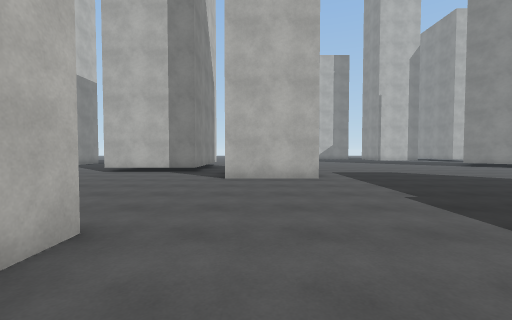
[1] (above)

24 first-person views from a walk through a scene from a Unity 3-D project. The camera is 1.4 m above the floor, tilts 2° down and sees 90° across. The floor is counted in squares, 1.8 m on a side. Each view is taken from the middle of a square. On the plan, view 1 faces up. The plan holds only what a view shows up to about 10 squares ahead; the rest is blank. The place goes on beyond the plan. The player character is not drawn. Surface patterns are stand-ins for the level's own textures.

[2]
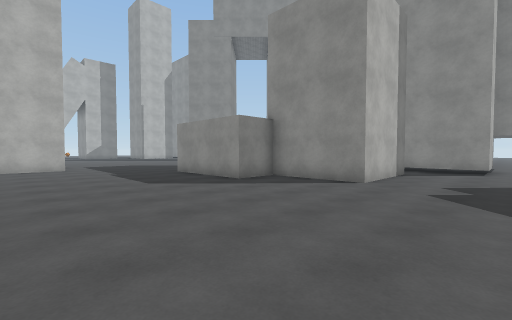

[3]
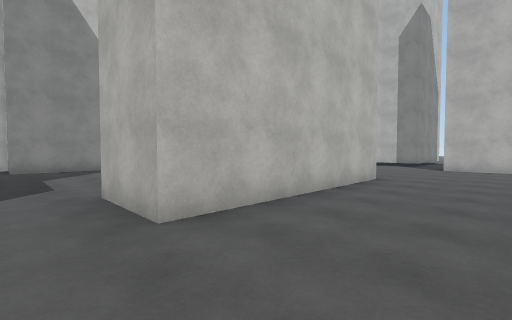

[4]
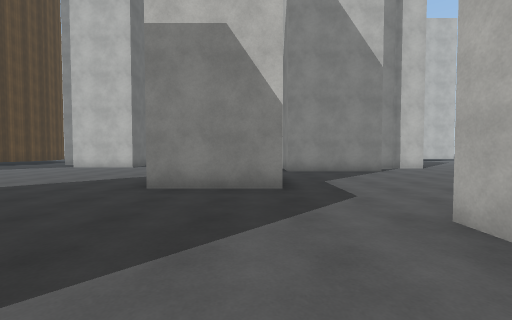

[5]
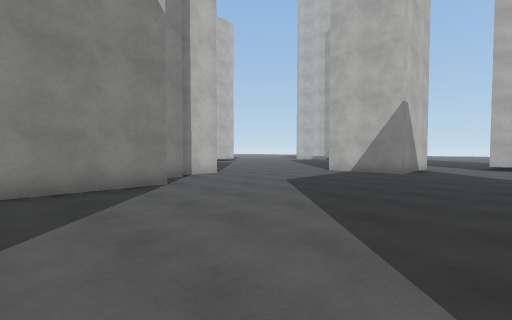

[6]
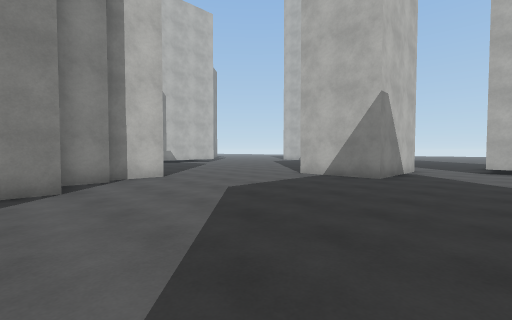

[7]
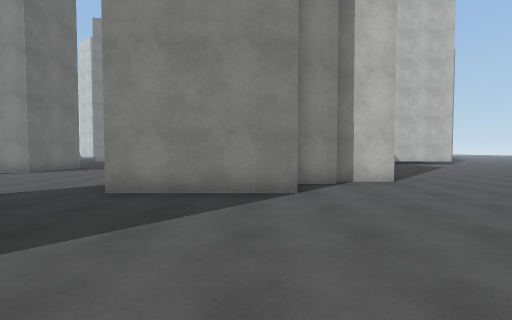

[8]
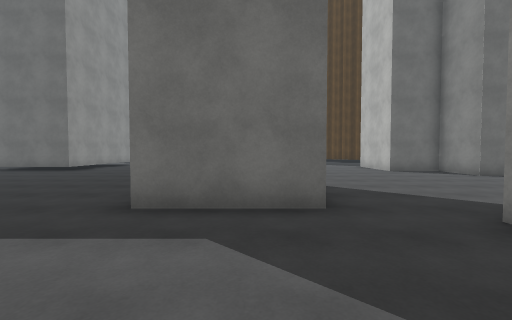

[9]
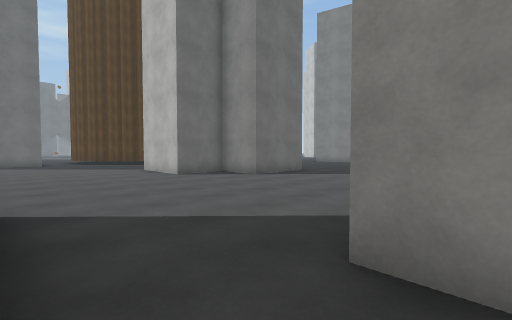

[10]
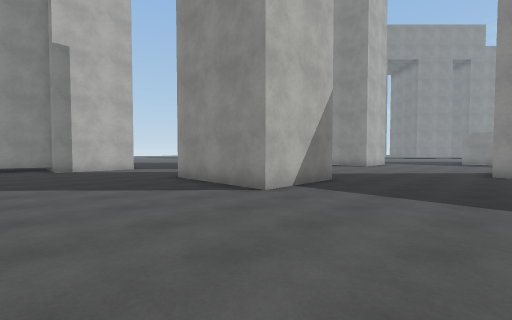

[11]
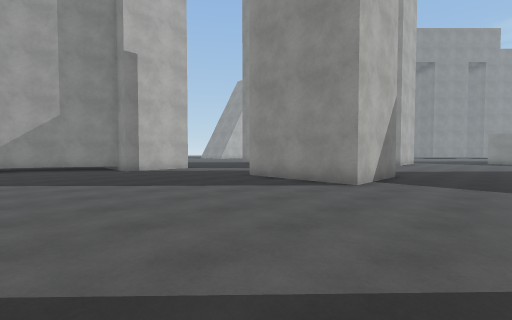

[12]
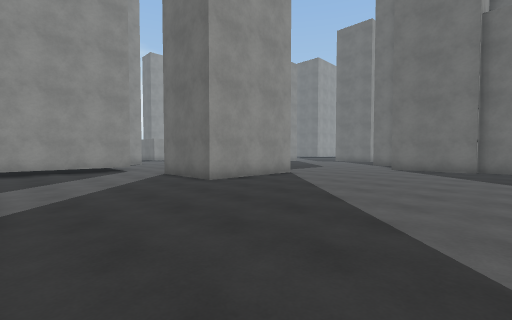

[13]
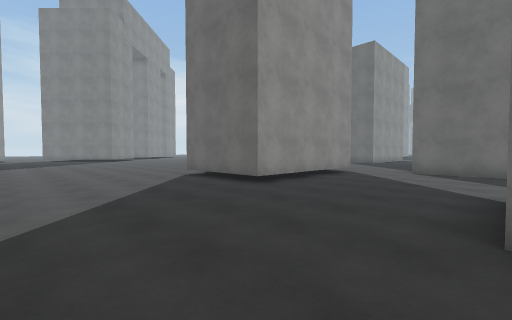

[14]
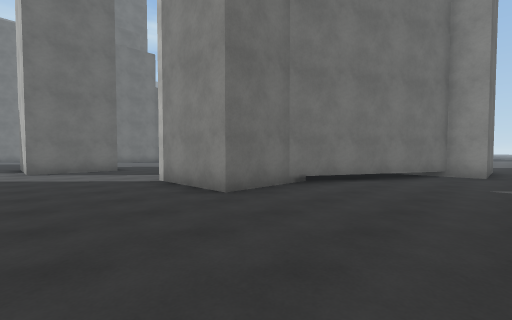

[15]
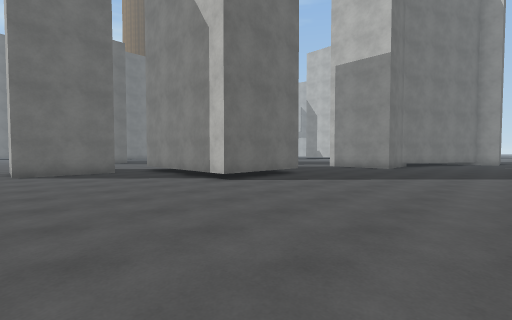

[16]
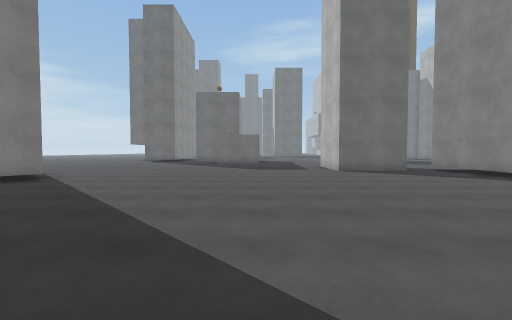

[17]
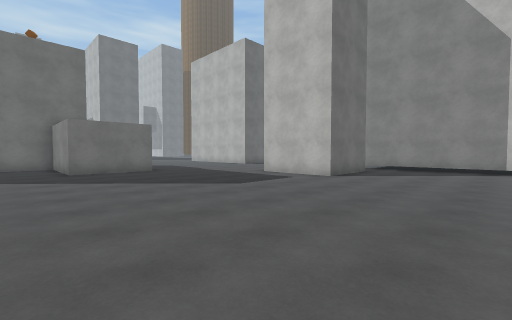

[18]
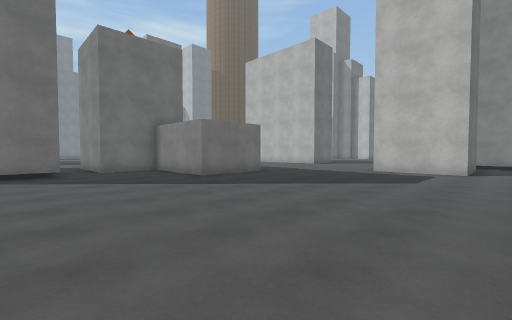

[19]
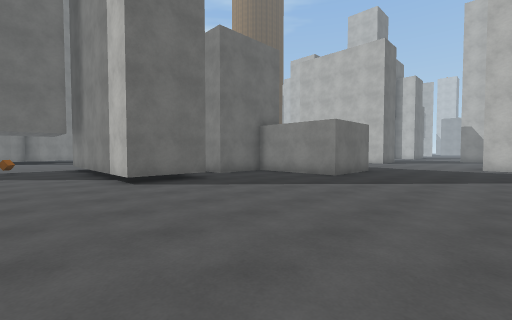

[20]
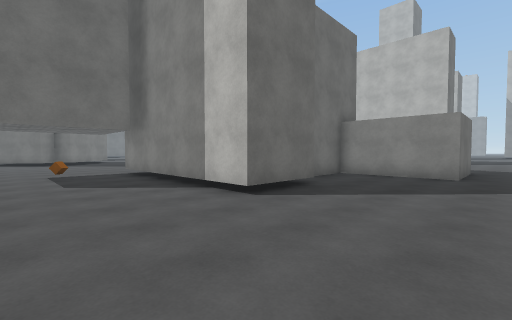

[21]
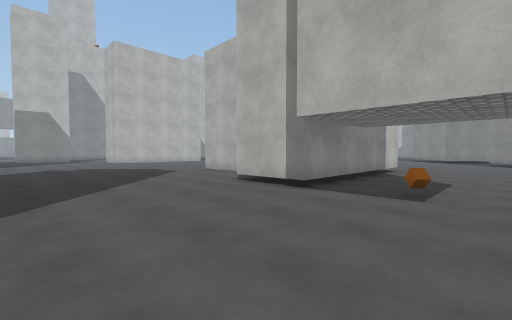

[22]
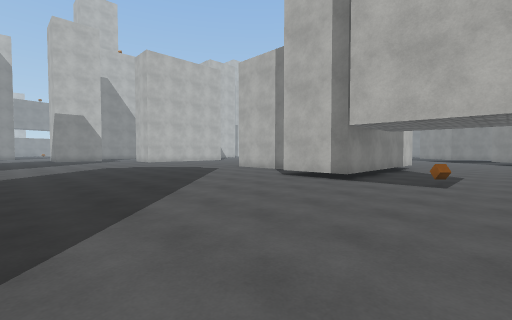

[23]
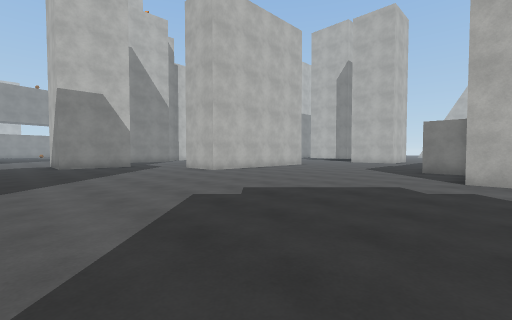

[24]
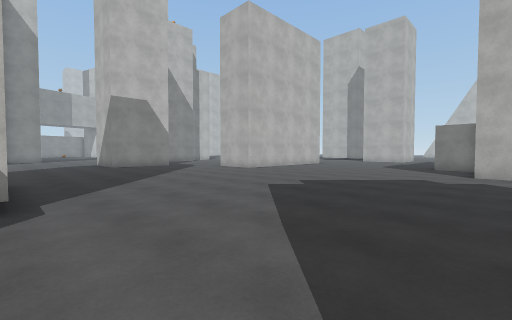

### Floor plan
Points are (right, up) in squares from view 1. A wall is a line through its corners. A room is listed if a view was taken in it or the views show most of it. See-through windows are left out.
Room 1 (views 1, 2, 3, 4, 5, 6, 7, 8, 9, 21, 22, 23, 24)
walls: (-0.8, -11.9) (2, -11.9); (-9, -5.4) (-6.3, -5.4) (-6.3, -8.4); (9.5, -2.5) (6.3, -2.5) (6.3, 0.5) (4.8, 0.5) (4.8, 4); (-3.8, 1.9) (-3.8, 2.5); (-1.7, 2.5) (-1.7, -3.8) (-3.9, -3.8); (-10.7, -1.1) (-10.7, -4.8) (-12.8, -4.8); (12.9, -4.5) (10.8, -4.5) (10.8, -2.1); (-12, 0) (-12, -1.1); (0.6, 7.2) (-0.9, 7.2); (-12.5, 1.6) (-12.5, 0); (-16.5, -10.1) (-15.1, -10.1) (-15.1, -11.9) (-13.2, -11.9) (-13.2, -14); (-2.3, 9.5) (-5.6, 9.5); (-7.6, 9) (-7.6, 5.5) (-10.3, 5.5)
ways out: opening at (-12.2, 4) to room 2; opening at (-6.5, 10) to room 2; opening at (2.5, 5.2) to room 2; opening at (10, -2) to room 2; opening at (15, -4.7) to room 2
Room 2 (views 10, 11, 12, 13, 14, 15, 16, 17, 18, 19, 20)
walls: (-1, 10) (1.8, 10) (1.8, 7.2) (0.6, 7.2); (-5.6, 9.5) (-5.6, 14.5) (-2.3, 14.5) (-2.3, 9.5); (4.8, 4) (7.5, 4) (7.5, 0.7) (9.5, 0.7) (9.5, -0.6); (10.7, 13.2) (11.3, 13.8); (-11.2, 13.4) (-12.6, 13.4) (-12.6, 14.1) (-16, 15.9); (-10.3, 5.5) (-10.3, 9) (-7.6, 9); (10.8, 1.7) (12.9, 1.7) (12.9, -4.5); (-12.6, 16.2) (-10, 16.2) (-10, 13.4); (-16.6, 18.6) (-11.9, 16.2); (-15.2, 1.5) (-13.2, 1.5); (-16.1, 1.2) (-15.1, 1.2)
ways out: opening at (-12.2, 4) to room 1; opening at (-6.5, 10) to room 1; opening at (2.5, 5.2) to room 1; opening at (10, -2) to room 1; opening at (15, -4.7) to room 1
objects: other object (15, -4)

Positions as (right, up) in squares from view 1, and headings:
1: (0, 0), facing up
2: (0, -5), facing up-right
3: (1, -5), facing up-left
4: (-1, -6), facing left
5: (-5, -4), facing up-left
6: (-5, -2), facing up-left
7: (-6, -2), facing left
8: (-8, -2), facing down
9: (-9, -4), facing down-left
10: (-14, 2), facing up-right
11: (-16, 3), facing up-right
12: (-16, 13), facing down-right
13: (-10, 19), facing down-right
14: (-7, 20), facing down-left
15: (2, 20), facing down-left
16: (5, 20), facing down
17: (9, 14), facing down-left
18: (12, 11), facing down-left
19: (15, 8), facing down-left
20: (16, 5), facing down-left
21: (16, -9), facing up-left
22: (16, -11), facing up-left
23: (7, -10), facing up-left
24: (7, -12), facing up-left
